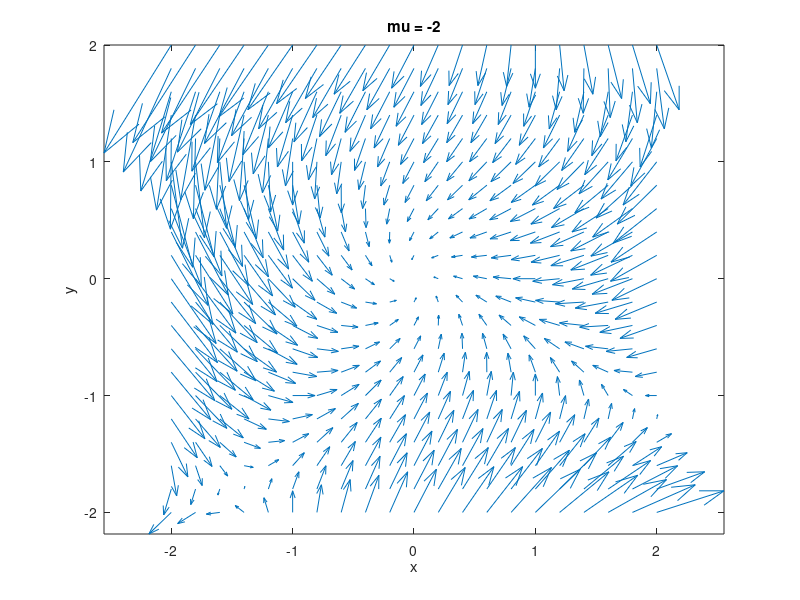

The MATLAB script that drew this image: (Note: this script raises an error after producing the figure.)
# prob2a.m
function prob2a
clear
figure(1);
hold off
[x,y] = meshgrid(-2:.2:2);
mu=-2;
x_dot=-y+(mu.*x)+(x.*(y.^2));
y_dot=x+(mu.*y)-(x.^2);
h=quiver(x,y,x_dot,y_dot);
set(h, "autoscalefactor", 4);
axis("tight");
title("mu = -2");
xlabel("x");
ylabel("y");
fixAxes;
endfunction
